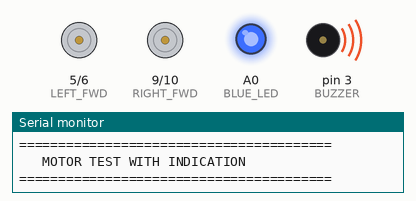
A sketch run on a simulated Arduino Uno, built with avr-gcc and run on an emulated ATmega328P. Parts: motor-driver pin pairs drawn as motors (green arrow = first pin HIGH = forward, orange = second pin HIGH = backward, longer = more drive), output pins drawn as LEDs (lit = HIGH), buzzer (waves = sounding), the last lines printed to the serial monitor.

Above: at 0.01 s.
At 3.9 s:
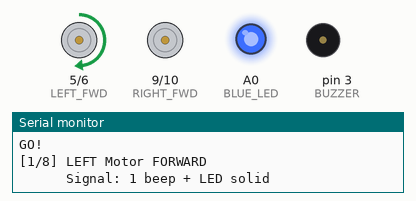
At 9.3 s:
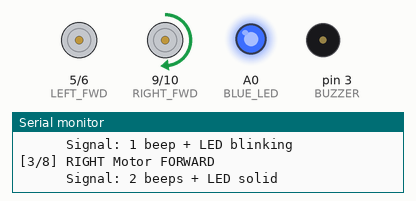
At 15.6 s:
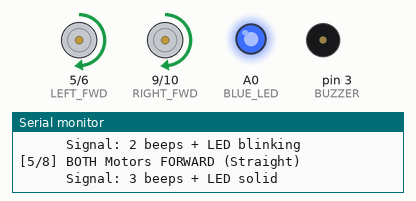
At 20.8 s:
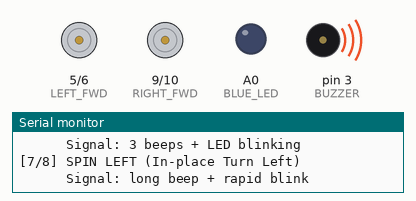
At 27.7 s:
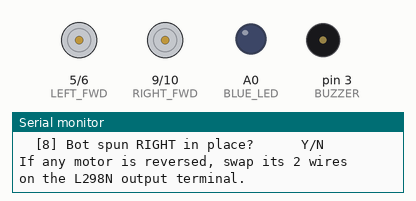
Timing chart, 0 to 29.2 s (numbered marks = the images above):
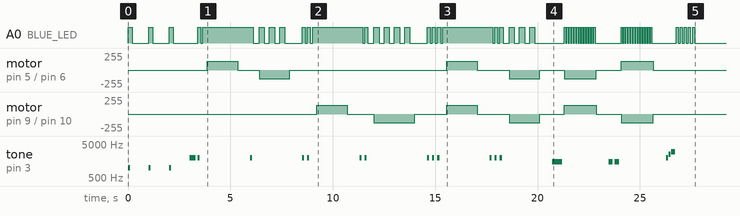

The sketch:

MotorTest.ino
```cpp
// ============================================================
//  MOTOR TEST WITH LED + BUZZER INDICATION
//
//  Each motor movement has a unique beep pattern + LED signal
//  so you can tell exactly which motor is running even with
//  your eyes closed!
//
//  PINS:
//    Left Motor:  D5 (fwd), D6 (rev)
//    Right Motor: D9 (fwd), D10 (rev)
//    Buzzer: D3    |    Blue LED: A0
//
//  No libraries needed. Just upload and open Serial at 115200.
// ============================================================

#define LEFT_FWD   5
#define LEFT_REV   6
#define RIGHT_FWD  9
#define RIGHT_REV  10
#define BUZZER     3
#define BLUE_LED   A0

#define SPEED      130   // Test speed (0-255)
#define RUN_TIME   1500  // ms each motor runs

void setup() {
  Serial.begin(115200);
  pinMode(LEFT_FWD,  OUTPUT); pinMode(LEFT_REV,  OUTPUT);
  pinMode(RIGHT_FWD, OUTPUT); pinMode(RIGHT_REV, OUTPUT);
  pinMode(BUZZER,    OUTPUT);
  pinMode(BLUE_LED,  OUTPUT);
  stopAll();

  Serial.println(F(""));
  Serial.println(F("========================================"));
  Serial.println(F("   MOTOR TEST WITH INDICATION"));
  Serial.println(F("========================================"));
  Serial.println(F(""));
  Serial.println(F("Starting in 3 seconds..."));

  // Countdown with beeps
  for (int i = 3; i >= 1; i--) {
    Serial.print(i); Serial.println(F("..."));
    tone(BUZZER, 1000, 100);
    digitalWrite(BLUE_LED, HIGH); delay(200);
    digitalWrite(BLUE_LED, LOW);  delay(800);
  }

  Serial.println(F("GO!\n"));
  tone(BUZZER, 2000, 300); delay(400);

  // =============== TEST 1: LEFT MOTOR FORWARD ================
  // Indication: 1 beep + LED solid ON
  Serial.println(F("[1/8] LEFT Motor FORWARD"));
  Serial.println(F("      Signal: 1 beep + LED solid"));
  indicate(1, true);
  analogWrite(LEFT_FWD, SPEED); analogWrite(LEFT_REV, 0);
  analogWrite(RIGHT_FWD, 0);    analogWrite(RIGHT_REV, 0);
  delay(RUN_TIME);
  stopAll();
  delay(600);

  // =============== TEST 2: LEFT MOTOR REVERSE ================
  // Indication: 1 beep + LED blinking
  Serial.println(F("[2/8] LEFT Motor REVERSE"));
  Serial.println(F("      Signal: 1 beep + LED blinking"));
  indicate(1, false);
  analogWrite(LEFT_FWD, 0);     analogWrite(LEFT_REV, SPEED);
  analogWrite(RIGHT_FWD, 0);    analogWrite(RIGHT_REV, 0);
  blinkWhileRunning(RUN_TIME);
  stopAll();
  digitalWrite(BLUE_LED, LOW);
  delay(600);

  // =============== TEST 3: RIGHT MOTOR FORWARD ===============
  // Indication: 2 beeps + LED solid ON
  Serial.println(F("[3/8] RIGHT Motor FORWARD"));
  Serial.println(F("      Signal: 2 beeps + LED solid"));
  indicate(2, true);
  analogWrite(LEFT_FWD, 0);     analogWrite(LEFT_REV, 0);
  analogWrite(RIGHT_FWD, SPEED); analogWrite(RIGHT_REV, 0);
  delay(RUN_TIME);
  stopAll();
  delay(600);

  // =============== TEST 4: RIGHT MOTOR REVERSE ===============
  // Indication: 2 beeps + LED blinking
  Serial.println(F("[4/8] RIGHT Motor REVERSE"));
  Serial.println(F("      Signal: 2 beeps + LED blinking"));
  indicate(2, false);
  analogWrite(LEFT_FWD, 0);     analogWrite(LEFT_REV, 0);
  analogWrite(RIGHT_FWD, 0);    analogWrite(RIGHT_REV, SPEED);
  blinkWhileRunning(RUN_TIME);
  stopAll();
  digitalWrite(BLUE_LED, LOW);
  delay(600);

  // =============== TEST 5: BOTH FORWARD (STRAIGHT) ===========
  // Indication: 3 beeps + LED solid
  Serial.println(F("[5/8] BOTH Motors FORWARD (Straight)"));
  Serial.println(F("      Signal: 3 beeps + LED solid"));
  indicate(3, true);
  analogWrite(LEFT_FWD, SPEED); analogWrite(LEFT_REV, 0);
  analogWrite(RIGHT_FWD, SPEED); analogWrite(RIGHT_REV, 0);
  delay(RUN_TIME);
  stopAll();
  delay(600);

  // =============== TEST 6: BOTH REVERSE ======================
  // Indication: 3 beeps + LED blinking
  Serial.println(F("[6/8] BOTH Motors REVERSE"));
  Serial.println(F("      Signal: 3 beeps + LED blinking"));
  indicate(3, false);
  analogWrite(LEFT_FWD, 0);     analogWrite(LEFT_REV, SPEED);
  analogWrite(RIGHT_FWD, 0);    analogWrite(RIGHT_REV, SPEED);
  blinkWhileRunning(RUN_TIME);
  stopAll();
  digitalWrite(BLUE_LED, LOW);
  delay(600);

  // =============== TEST 7: SPIN LEFT (left rev + right fwd) ==
  // Indication: Long beep + rapid blink
  Serial.println(F("[7/8] SPIN LEFT (In-place Turn Left)"));
  Serial.println(F("      Signal: long beep + rapid blink"));
  tone(BUZZER, 1500, 500); delay(600);
  analogWrite(LEFT_FWD, 0);     analogWrite(LEFT_REV, SPEED);
  analogWrite(RIGHT_FWD, SPEED); analogWrite(RIGHT_REV, 0);
  rapidBlinkWhileRunning(RUN_TIME);
  stopAll();
  digitalWrite(BLUE_LED, LOW);
  delay(600);

  // =============== TEST 8: SPIN RIGHT (left fwd + right rev) =
  // Indication: 2 long beeps + rapid blink
  Serial.println(F("[8/8] SPIN RIGHT (In-place Turn Right)"));
  Serial.println(F("      Signal: 2 long beeps + rapid blink"));
  tone(BUZZER, 1500, 200); delay(300);
  tone(BUZZER, 1500, 200); delay(300);
  analogWrite(LEFT_FWD, SPEED); analogWrite(LEFT_REV, 0);
  analogWrite(RIGHT_FWD, 0);    analogWrite(RIGHT_REV, SPEED);
  rapidBlinkWhileRunning(RUN_TIME);
  stopAll();
  digitalWrite(BLUE_LED, LOW);
  delay(600);

  // =============== DONE ======================================
  Serial.println(F("\n========================================"));
  Serial.println(F("   ALL MOTOR TESTS COMPLETE!"));
  Serial.println(F("========================================"));
  Serial.println(F(""));
  Serial.println(F("CHECK LIST:"));
  Serial.println(F("  [1] Left  wheel spun forward?     Y/N"));
  Serial.println(F("  [2] Left  wheel spun reverse?     Y/N"));
  Serial.println(F("  [3] Right wheel spun forward?     Y/N"));
  Serial.println(F("  [4] Right wheel spun reverse?     Y/N"));
  Serial.println(F("  [5] Bot went STRAIGHT forward?    Y/N"));
  Serial.println(F("  [6] Bot went STRAIGHT backward?   Y/N"));
  Serial.println(F("  [7] Bot spun LEFT in place?       Y/N"));
  Serial.println(F("  [8] Bot spun RIGHT in place?      Y/N"));
  Serial.println(F(""));
  Serial.println(F("If any motor is reversed, swap its 2 wires"));
  Serial.println(F("on the L298N output terminal."));

  // Victory tune
  tone(BUZZER, 2000, 100); delay(120);
  tone(BUZZER, 2500, 100); delay(120);
  tone(BUZZER, 3000, 200); delay(250);

  // Blink 5 times = done
  for (int i = 0; i < 5; i++) {
    digitalWrite(BLUE_LED, HIGH); delay(100);
    digitalWrite(BLUE_LED, LOW);  delay(100);
  }
}


void loop() {
  // Nothing in loop - test runs once on power-up
  // Press Arduino RESET button to run again
}


// =============================================================
//  HELPERS
// =============================================================
void stopAll() {
  analogWrite(LEFT_FWD, 0);  analogWrite(LEFT_REV, 0);
  analogWrite(RIGHT_FWD, 0); analogWrite(RIGHT_REV, 0);
}

// Beep N times, then turn LED on (solid) or leave off (for blink mode)
void indicate(int beeps, bool ledSolid) {
  for (int i = 0; i < beeps; i++) {
    tone(BUZZER, 2000, 100);
    digitalWrite(BLUE_LED, HIGH);
    delay(150);
    digitalWrite(BLUE_LED, LOW);
    delay(100);
  }
  if (ledSolid) digitalWrite(BLUE_LED, HIGH);
  delay(200);
}

// Blink LED at ~2Hz while motor runs (used for reverse direction)
void blinkWhileRunning(int durationMs) {
  unsigned long start = millis();
  while (millis() - start < (unsigned long)durationMs) {
    digitalWrite(BLUE_LED, HIGH); delay(250);
    digitalWrite(BLUE_LED, LOW);  delay(250);
  }
}

// Rapid blink at ~8Hz while motor runs (used for spin turns)
void rapidBlinkWhileRunning(int durationMs) {
  unsigned long start = millis();
  while (millis() - start < (unsigned long)durationMs) {
    digitalWrite(BLUE_LED, HIGH); delay(60);
    digitalWrite(BLUE_LED, LOW);  delay(60);
  }
}
```
